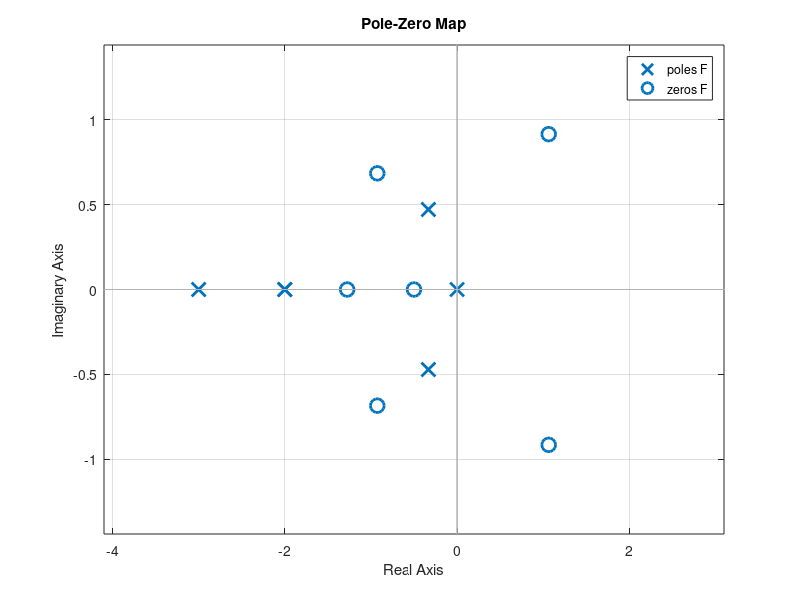

This chart was generated by the following MATLAB code:
% Sub-system G
Num = [1 0 4 5];
Den = [3 2 1 0];
G = tf(Num,Den)

% Sub-system H
Num = [1 0 -2];
Den = [1 2];
H = tf(Num,Den)



[Poles,Zeros] = pzmap(G)

% Series connection
SeriesSys = series(G,H)

% Parallel connection
ParallelSys = parallel(G,H)

% Plot the holes and zeros
pzmap(ParallelSys)

%%

%Example from Lecture VI

Num = [2 1];
Den = [1 5 6];
F = tf(Num,Den)

pzmap(F)


